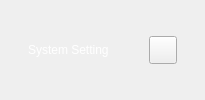
    <widget class="QWidget" name="top" native="true">
     <property name="styleSheet">
      <string notr="true">#top
{
background-color: rgb(153, 106, 255,70);
}</string>
     </property>
     <layout class="QHBoxLayout" name="horizontalLayout">
      <property name="spacing">
       <number>0</number>
      </property>
      <property name="leftMargin">
       <number>0</number>
      </property>
      <property name="topMargin">
       <number>0</number>
      </property>
      <property name="rightMargin">
       <number>0</number>
      </property>
      <property name="bottomMargin">
       <number>0</number>
      </property>
      <item>
       <widget class="QLabel" name="label">
        <property name="sizePolicy">
         <sizepolicy hsizetype="Fixed" vsizetype="Preferred">
          <horstretch>0</horstretch>
          <verstretch>0</verstretch>
         </sizepolicy>
        </property>
        <property name="minimumSize">
         <size>
          <width>28</width>
          <height>28</height>
         </size>
        </property>
        <property name="maximumSize">
         <size>
          <width>28</width>
          <height>28</height>
         </size>
        </property>
        <property name="text">
         <string/>
        </property>
        <property name="pixmap">
         <pixmap resource="../res.qrc">:/res/setting/wm_icon_w.png</pixmap>
        </property>
        <property name="scaledContents">
         <bool>true</bool>
        </property>
       </widget>
      </item>
      <item>
       <widget class="QLabel" name="title">
        <property name="styleSheet">
         <string notr="true">#title
{
color:white;
}</string>
        </property>
        <property name="text">
         <string>System Setting</string>
        </property>
       </widget>
      </item>
      <item>
       <spacer name="horizontalSpacer">
        <property name="orientation">
         <enum>Qt::Horizontal</enum>
        </property>
        <property name="sizeHint" stdset="0">
         <size>
          <width>40</width>
          <height>20</height>
         </size>
        </property>
       </spacer>
      </item>
      <item>
       <widget class="QPushButton" name="min">
        <property name="sizePolicy">
         <sizepolicy hsizetype="Fixed" vsizetype="Fixed">
          <horstretch>0</horstretch>
          <verstretch>0</verstretch>
         </sizepolicy>
        </property>
        <property name="minimumSize">
         <size>
          <width>28</width>
          <height>28</height>
         </size>
        </property>
        <property name="maximumSize">
         <size>
          <width>28</width>
          <height>28</height>
         </size>
        </property>
        <property name="styleSheet">
         <string notr="true">QPushButton#min
{
border-image: url(:/res/setting/mini.png);
}
QPushButton#min:hover
{
background-color:rgba(255,255,255,80)
}
QPushButton#min:hover
{
background-color:rgba(255,255,255,120)
}</string>
        </property>
        <property name="text">
         <string/>
        </property>
       </widget>
      </item>
      <item>
       <widget class="QPushButton" name="close">
        <property name="sizePolicy">
         <sizepolicy hsizetype="Fixed" vsizetype="Fixed">
          <horstretch>0</horstretch>
          <verstretch>0</verstretch>
         </sizepolicy>
        </property>
        <property name="minimumSize">
         <size>
          <width>28</width>
          <height>28</height>
         </size>
        </property>
        <property name="maximumSize">
         <size>
          <width>28</width>
          <height>28</height>
         </size>
        </property>
        <property name="styleSheet">
         <string notr="true">QPushButton#close
{
border:none;
border-image: url(:/res/setting/cls.png);
padding-top:0px;
padding-left:0px;
}
QPushButton#close:hover
{
background-color:red;
}
QPushButton#close:pressed
{
background-color:rgb(170, 0, 2);
}</string>
        </property>
        <property name="text">
         <string/>
        </property>
       </widget>
      </item>
     </layout>
    </widget>
